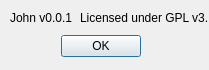
<?xml version="1.0" encoding="UTF-8"?>
<ui version="4.0">
 <class>AboutDialog</class>
 <widget class="QDialog" name="AboutDialog">
  <property name="geometry">
   <rect>
    <x>0</x>
    <y>0</y>
    <width>209</width>
    <height>70</height>
   </rect>
  </property>
  <property name="windowTitle">
   <string>OpenJohn Alpha 0.0.1</string>
  </property>
  <widget class="QDialogButtonBox" name="buttonBox">
   <property name="geometry">
    <rect>
     <x>10</x>
     <y>30</y>
     <width>131</width>
     <height>32</height>
    </rect>
   </property>
   <property name="orientation">
    <enum>Qt::Horizontal</enum>
   </property>
   <property name="standardButtons">
    <set>QDialogButtonBox::Ok</set>
   </property>
  </widget>
  <widget class="QLabel" name="label">
   <property name="geometry">
    <rect>
     <x>10</x>
     <y>10</y>
     <width>71</width>
     <height>16</height>
    </rect>
   </property>
   <property name="font">
    <font>
     <pointsize>9</pointsize>
    </font>
   </property>
   <property name="text">
    <string>John v0.0.1</string>
   </property>
   <property name="textFormat">
    <enum>Qt::AutoText</enum>
   </property>
   <property name="scaledContents">
    <bool>false</bool>
   </property>
  </widget>
  <widget class="QLabel" name="label_2">
   <property name="geometry">
    <rect>
     <x>80</x>
     <y>10</y>
     <width>131</width>
     <height>16</height>
    </rect>
   </property>
   <property name="text">
    <string>Licensed under GPL v3.</string>
   </property>
  </widget>
 </widget>
 <resources/>
 <connections>
  <connection>
   <sender>buttonBox</sender>
   <signal>accepted()</signal>
   <receiver>AboutDialog</receiver>
   <slot>accept()</slot>
   <hints>
    <hint type="sourcelabel">
     <x>248</x>
     <y>254</y>
    </hint>
    <hint type="destinationlabel">
     <x>157</x>
     <y>274</y>
    </hint>
   </hints>
  </connection>
  <connection>
   <sender>buttonBox</sender>
   <signal>rejected()</signal>
   <receiver>AboutDialog</receiver>
   <slot>reject()</slot>
   <hints>
    <hint type="sourcelabel">
     <x>316</x>
     <y>260</y>
    </hint>
    <hint type="destinationlabel">
     <x>286</x>
     <y>274</y>
    </hint>
   </hints>
  </connection>
 </connections>
</ui>
